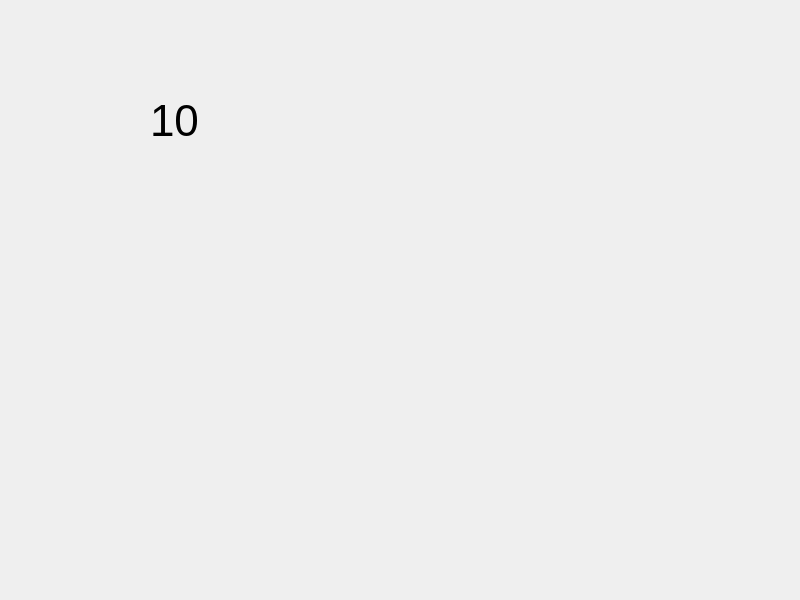
<?xml version="1.0" encoding="UTF-8"?>
<ui version="4.0">
 <class>Widget</class>
 <widget class="QWidget" name="Widget">
  <property name="geometry">
   <rect>
    <x>0</x>
    <y>0</y>
    <width>800</width>
    <height>600</height>
   </rect>
  </property>
  <property name="windowTitle">
   <string>Widget</string>
  </property>
  <widget class="QLabel" name="label">
   <property name="geometry">
    <rect>
     <x>150</x>
     <y>90</y>
     <width>151</width>
     <height>61</height>
    </rect>
   </property>
   <property name="font">
    <font>
     <pointsize>33</pointsize>
    </font>
   </property>
   <property name="text">
    <string>10</string>
   </property>
  </widget>
 </widget>
 <resources/>
 <connections/>
</ui>
